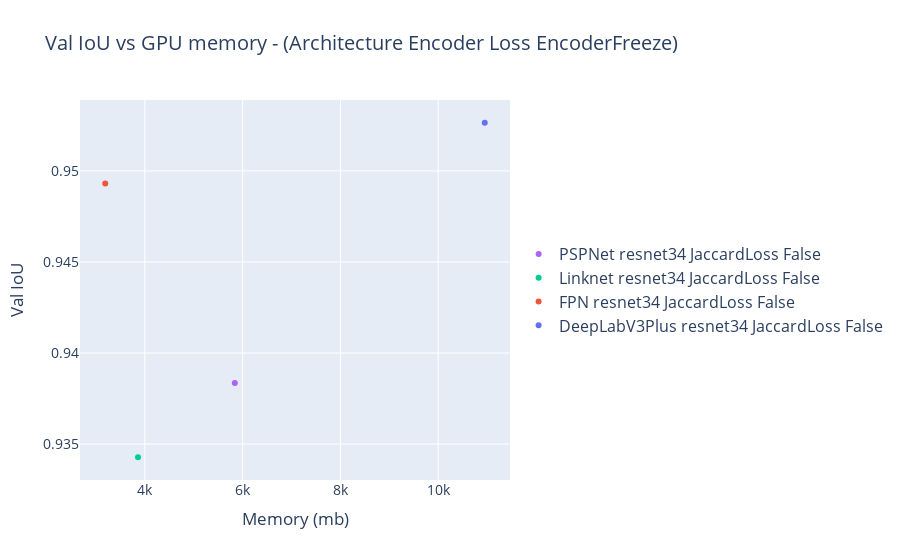

The code cell stored with this chart in its notebook:
### Markdown cell above
# Memory consumption

### Code cell
def plot_data_memory(big_df: pd.DataFrame, y_volumn, y_column_name, plot_title, x_column="index", x_column_name="Epochs", filter=None):
    fig = go.Figure()
    big_df_copy = big_df.copy(deep=True)
    if filter != None:
        big_df_copy.query(filter, inplace=True)
    # for f in image_files_FINAL:
    for data in big_df_copy.groupby(['architecture', 'encoder', 'loss_func', 'freeze_encoder']):
        architecture, encoder, loss, freeze = data[0]
        df: pd.DataFrame = data[1]
        max_row = df.iloc[df['val_iou_score'].idxmax()]

        hovertemplate=f"<b>{architecture} {encoder} {loss} {freeze}</b><br><br>" + \
                        f"{plot_title}"+": %{y:.3}<br>" + \
                        f"{x_column_name}"+": %{x}<br>" + \
                        "<extra></extra>",
        
        fig.add_trace(go.Scatter(x=[max_row[x_column]], y=[max_row[y_volumn]], name=f"{architecture} {encoder} {loss} {freeze}", hovertemplate=hovertemplate, mode='markers')) # 
        
    # fig.update_traces(hoverinfo='text+name', mode='lines+markers')
    fig.update_layout(legend=dict(y=0.5, traceorder='reversed', font_size=16))
    fig.update_layout(
        title=f"{plot_title} - (Architecture Encoder Loss EncoderFreeze)",
        # title="Training loss - (Architecture Encoder Loss)",
        xaxis_title=x_column_name,
        yaxis_title=y_column_name,
            font=dict(
            size=14,
        )
    )
    # fig.update_layout(hovermode="x unified")
    fig.show()

# plot_data_memory(big_df, y_volumn='train_iou_score', y_column_name="IoU", x_column="memory_used", x_column_name="Memory (mb)", plot_title="Train IoU")
plot_data_memory(big_df, y_volumn='val_iou_score', y_column_name="Val IoU", x_column="memory_used", x_column_name="Memory (mb)", plot_title="Val IoU vs GPU memory")

### Figure 1 — Plotly figure (JSON) as saved in the notebook; plotly's stock layout.template omitted (floating-point values rounded to 4 significant figures)
{"data": [{"hovertemplate": ["<b>DeepLabV3Plus resnet34 JaccardLoss False</b><br><br>Val IoU vs GPU memory: %{y:.3}<br>Memory (mb): %{x}<br><extra></extra>"], "mode": "markers", "name": "DeepLabV3Plus resnet34 JaccardLoss False", "type": "scatter", "x": [10952], "y": [0.9526]}, {"hovertemplate": ["<b>FPN resnet34 JaccardLoss False</b><br><br>Val IoU vs GPU memory: %{y:.3}<br>Memory (mb): %{x}<br><extra></extra>"], "mode": "markers", "name": "FPN resnet34 JaccardLoss False", "type": "scatter", "x": [3190], "y": [0.9493]}, {"hovertemplate": ["<b>Linknet resnet34 JaccardLoss False</b><br><br>Val IoU vs GPU memory: %{y:.3}<br>Memory (mb): %{x}<br><extra></extra>"], "mode": "markers", "name": "Linknet resnet34 JaccardLoss False", "type": "scatter", "x": [3860], "y": [0.9343]}, {"hovertemplate": ["<b>PSPNet resnet34 JaccardLoss False</b><br><br>Val IoU vs GPU memory: %{y:.3}<br>Memory (mb): %{x}<br><extra></extra>"], "mode": "markers", "name": "PSPNet resnet34 JaccardLoss False", "type": "scatter", "x": [5840], "y": [0.9384]}], "layout": {"font": {"size": 14}, "legend": {"font": {"size": 16}, "traceorder": "reversed", "y": 0.5}, "title": {"text": "Val IoU vs GPU memory - (Architecture Encoder Loss EncoderFreeze)"}, "xaxis": {"title": {"text": "Memory (mb)"}}, "yaxis": {"title": {"text": "Val IoU"}}}}
